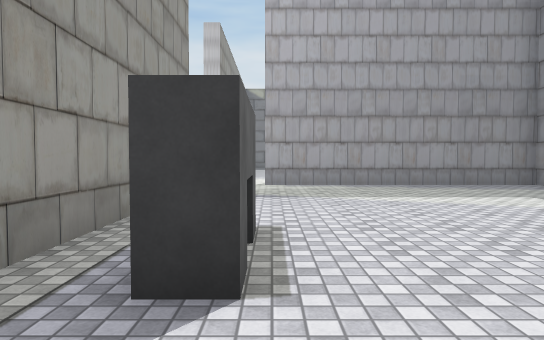
View 1 (above)

24 first-person views from a walk through a Unity game level. The camera is 1.3 m above the floor, tilts 2° down and sees 75° across. The floor is counted in squares, 2 m on a side. Each view is taken from the middle of a square. On the plan, view 1 faces up. The plan holds only what a view shows up to about 10 squares ahead; the rest is blank. The player character is not drawn. Some surface patterns are stand-ins.

View 2
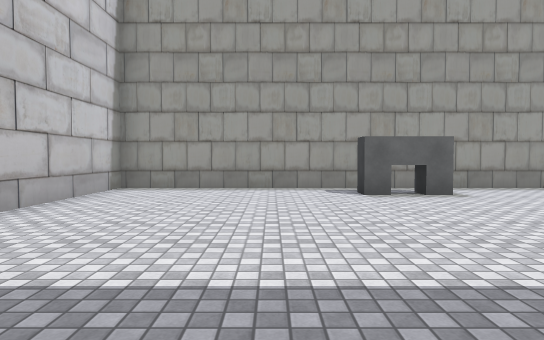

View 3
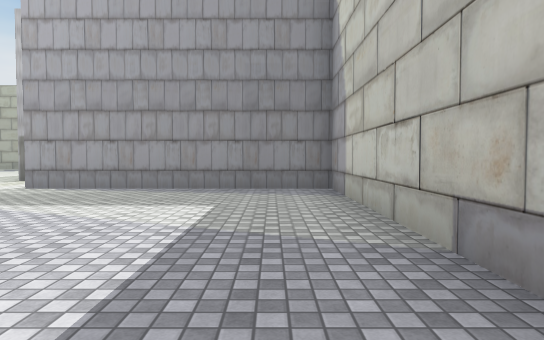

View 4
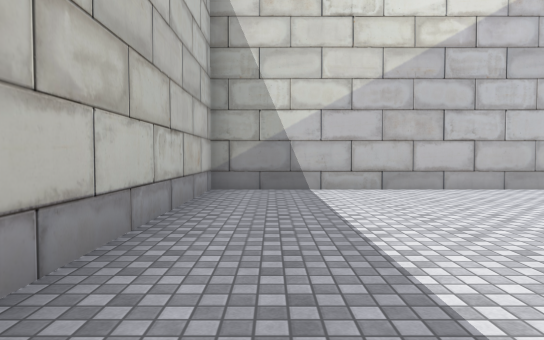

View 5
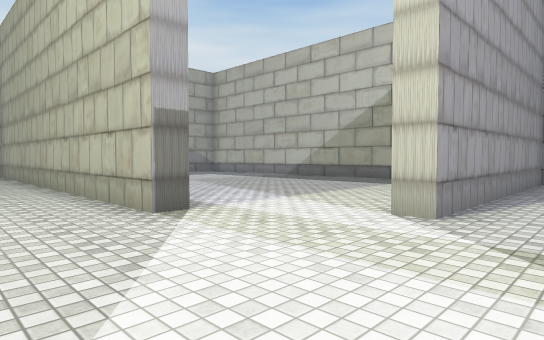

View 6
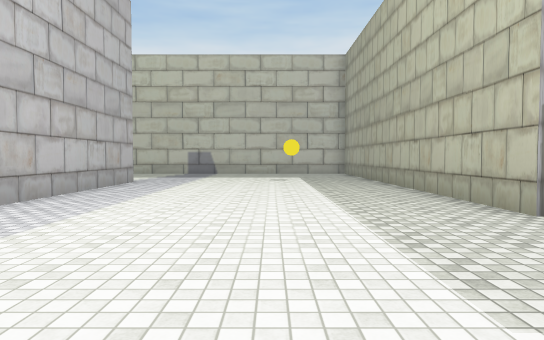

View 7
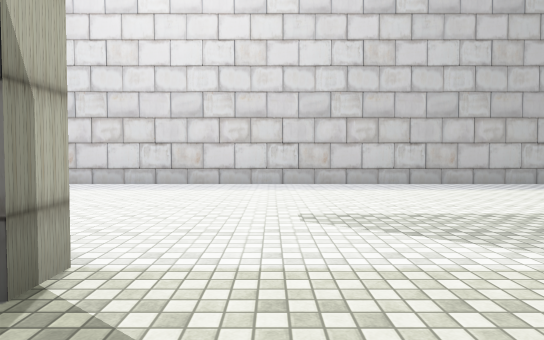

View 8
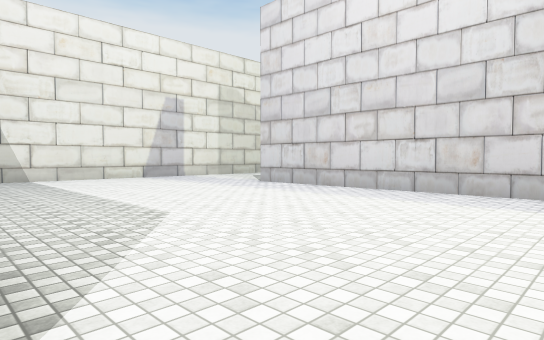

View 9
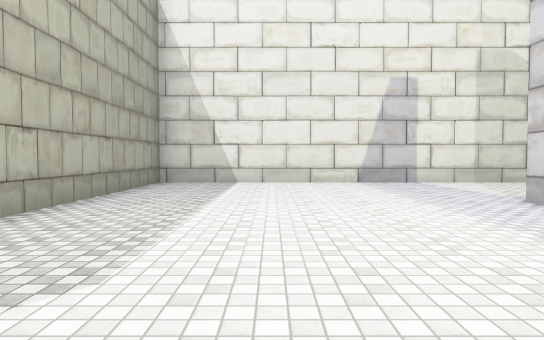

View 10
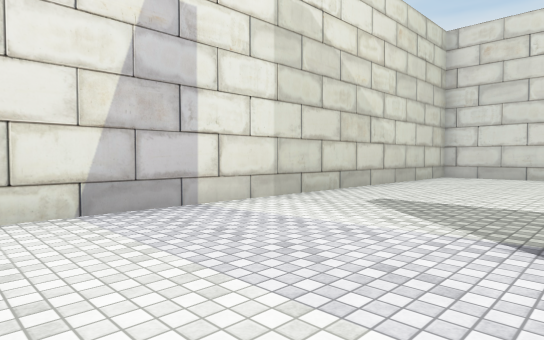

View 11
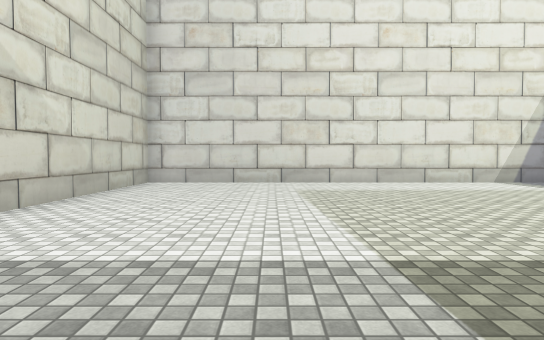

View 12
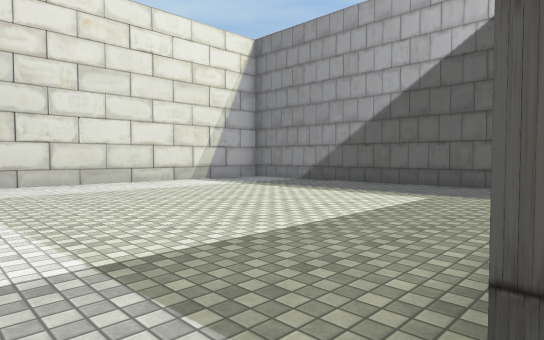

View 13
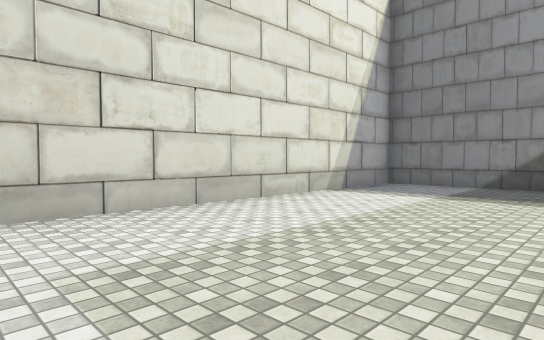

View 14
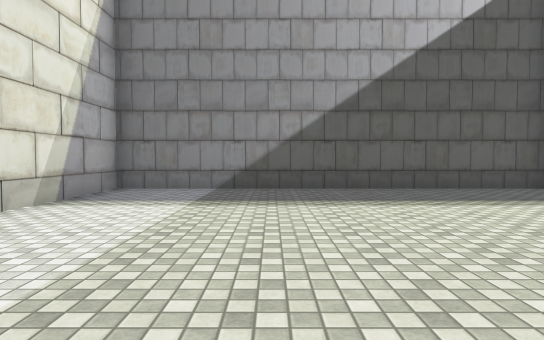

View 15
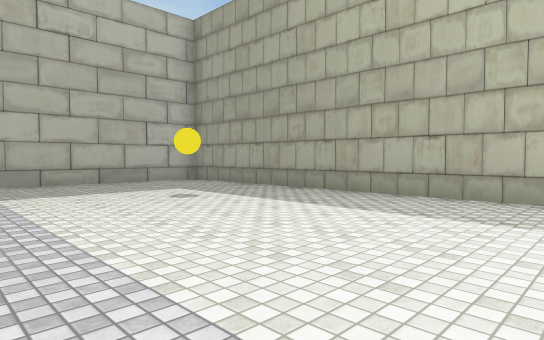

View 16
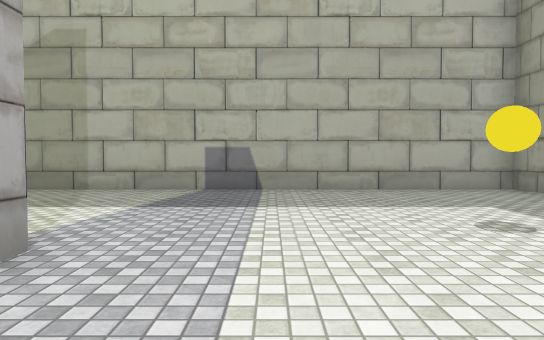

View 17
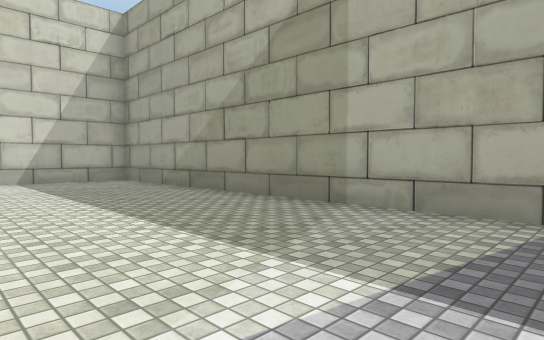

View 18
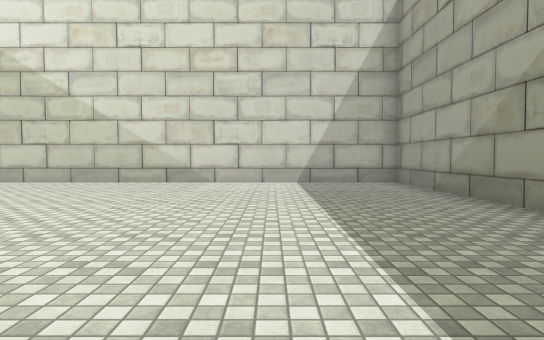

View 19
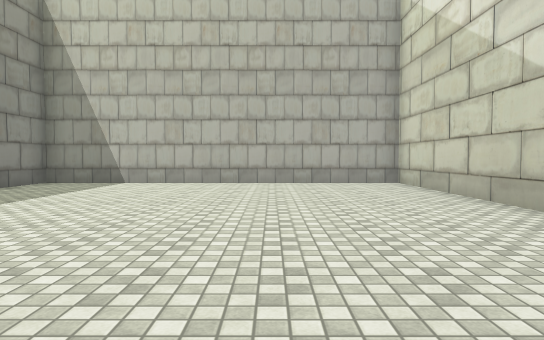

View 20
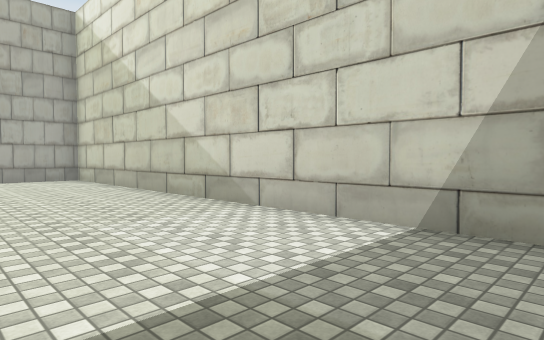

View 21
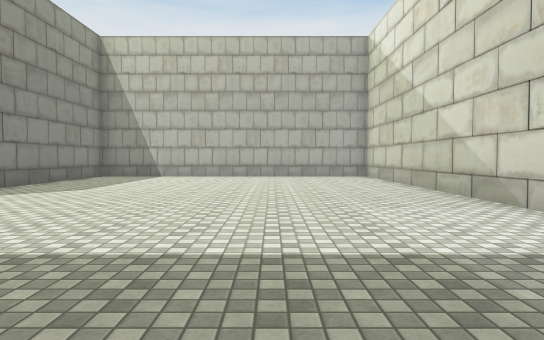

View 22
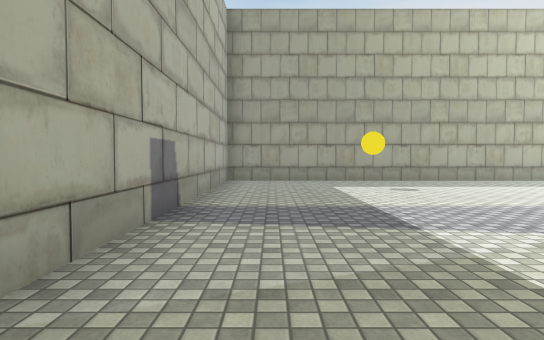

View 23
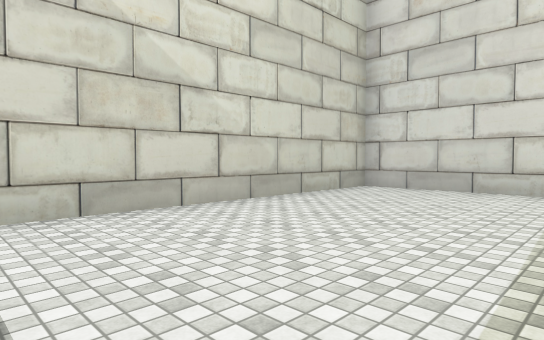

View 24
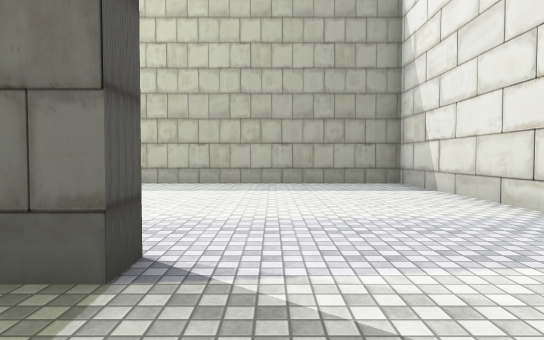

### Floor plan
Ten units are one square. View 1 is at (0, 0); x grows to the right and y downward. Boxes are objects, and circles mark ways between rooms. Rooms are numbered by the first view taken in them; rooms with no view inside come last. Other rooms are left out.
<svg viewBox="-188 -218 256 255">
<path fill="none" stroke="#000" d="M-16 -68 -16 32 63 32 63 -84 -2 -84M-92 -84 -183 -84 -183 32 -21 32 -21 -34M-87 -165 -87 -8 -92 -8 -92 -15M-21 -68 -16 -68M-15 -109 -21 -109 -21 -213 -183 -213 -183 -89 -92 -89 -92 -135M-2 -84 -2 -90"/>
<rect x="-15" y="-35" width="10" height="20" fill="#bbb"><title>other object</title></rect>
<circle cx="-10" cy="-75" r="3" fill="#2a7"/>
<text x="30" y="-20">1</text>
<text x="-100" y="-100">2</text>
</svg>
Room 1 opens to room 2.

Where each view was taken, in squares from view 1:
view 1: 0 up, 0 right, facing up
view 2: 0 up, 6 right, facing left
view 3: 1 up, 5 right, facing up
view 4: 4 up, 5 right, facing down
view 5: 7 up, 4 left, facing up-right
view 6: 7 up, 5 left, facing up
view 7: 8 up, 0 right, facing left
view 8: 8 up, 2 left, facing down-left
view 9: 6 up, 5 left, facing down
view 10: 1 up, 6 left, facing down-left
view 11: 0 up, 9 left, facing left
view 12: 0 up, 9 left, facing up-left
view 13: 0 up, 14 left, facing up-left
view 14: 1 up, 15 left, facing up
view 15: 12 up, 8 left, facing up-right
view 16: 14 up, 7 left, facing up
view 17: 17 up, 8 left, facing up-left
view 18: 18 up, 9 left, facing left
view 19: 18 up, 15 left, facing down
view 20: 20 up, 15 left, facing down-left
view 21: 21 up, 15 left, facing down
view 22: 20 up, 12 left, facing right
view 23: 1 up, 11 left, facing down-left
view 24: 0 up, 11 left, facing right
